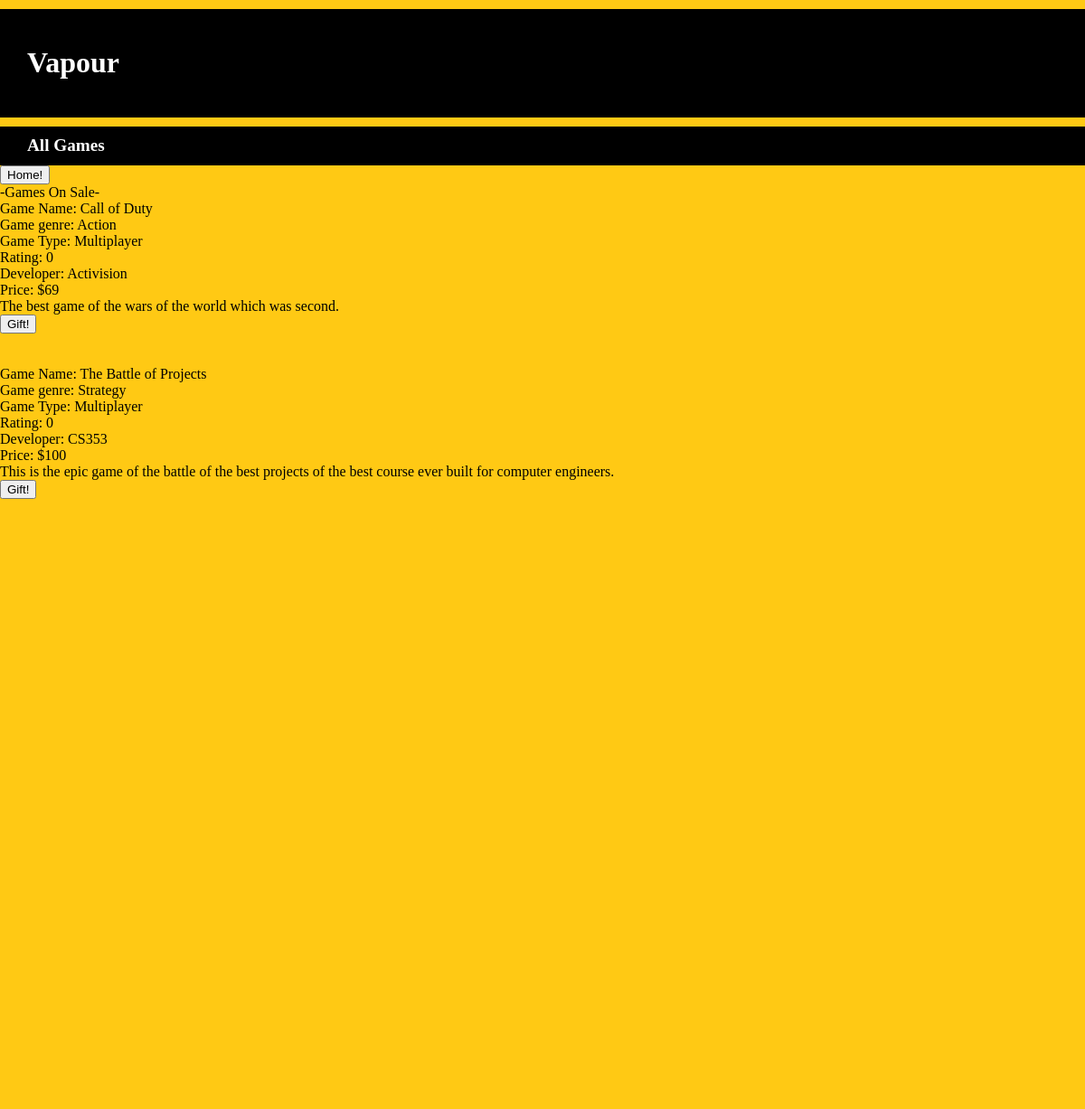
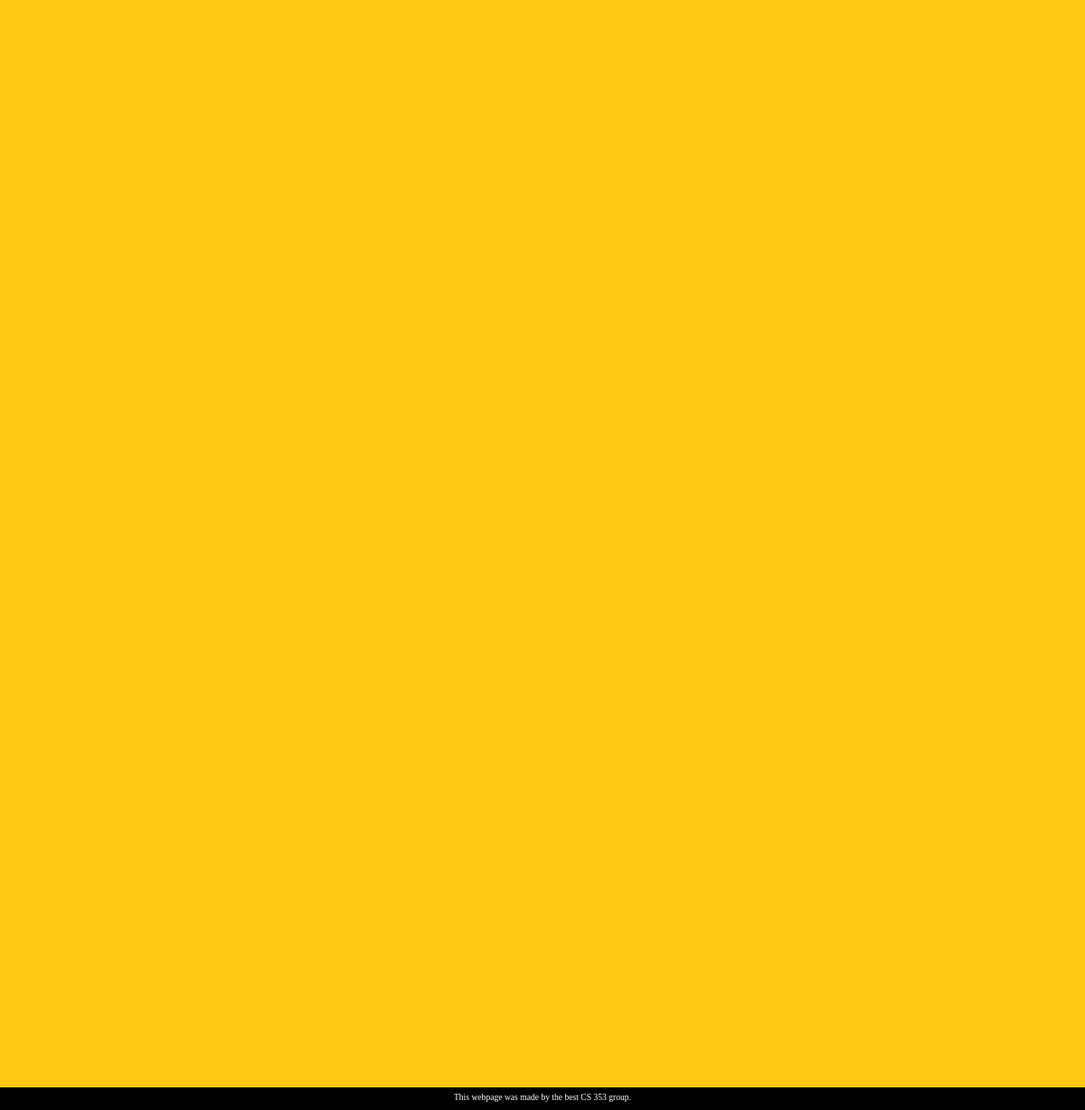
/gift.php?friendid=3, run on the app's committed database (2 pictures, top to bottom).
### tables this page shows
CREATE TABLE IF NOT EXISTS `Game` (
  `gameId` int(11) NOT NULL AUTO_INCREMENT,
  `gamename` varchar(100) NOT NULL,
  `genre` text NOT NULL,
  `type` varchar(20) NOT NULL,
  `averagerating` int(11) NOT NULL,
  `developer` varchar(100) NOT NULL,
  `price` int(11) NOT NULL,
  `description` varchar(1000) NOT NULL,
  `picture` varchar(500) NOT NULL,
  PRIMARY KEY (`gameId`)
);

### gift.php (the view, shortened to what this page needs)
<!DOCTYPE html>
<html>
    <head>
        <link rel="stylesheet" type="text/css" href="style.css">
    </head>
    <body>
        <header id="headingTitle">
            <h1>Vapour</h1>
        </header>
        <header id="headingHome">
            <h3 id="headingText">All Games</h3>
        </header>
        <div style="overflow-y: scroll; height:397px;">
        <?php $userid =$_GET['id'];?>
        <form action="home.php?edit=Y&id=<?php echo $userid;?>" method='POST'>
                                        <input type='submit' value='Home!' name='submit'>
                                    </form>
            <?php
            $userid =$_GET['id'];
            $friendid =$_GET['friendid'];
                $value = mysql_query("SELECT * FROM Game G WHERE gameId not in (SELECT gameId FROM Has WHERE userId = ".$friendid.")");
                    echo "-Games On Sale-<br>";
                    while($row = mysql_fetch_assoc($value)) {
                        $gameid  = $row['gameId'];
                        foreach($row as $key => $val){
                            if($key === 'gamename')
                                echo "Game Name: ".$val."<br>";
                            if($key === 'genre')
                                echo "Game genre: ".$val."<br>";
                            if($key === 'type')
                                echo "Game Type: ".$val."<br>";
                            if($key === 'averagerating')
                                echo "Rating: ".$val."<br>";
                            if($key === 'developer')
                                echo "Developer: ".$val."<br>";
                            if($key === 'price')
                                echo "Price: $".$val."<br>";
                            if($key === 'description')
                                echo $val."  ";
                        }
                        echo "<form action='choosePaymentgift.php?edit=Y&id=$userid&gameid=$gameid&friendid=$friendid' method='POST'>
                                        <input type='submit' value='Gift!' name='submit'>
                                    </form>";
                        echo "<br><br>";
                    }
            ?>
        </div>
        <footer> This webpage was made by the best CS 353 group. </footer>
    </body>
</html>

### style.css (style rules this page uses)
html { font-family: "Verdana", Times, Sans-serif; }
body { margin: 0; background: #FFC914; }
header { margin: 0; }
#headingTitle { background: black; color: white; margin: 0; height: 80px; margin-top: 10px; padding: 20px; padding-left: 30px; }
#headingText { display: inline-block; float: left; margin: 0; font-size: 1.2em; }
#headingHome { background: black; color: white; height: 42.5px; margin-top: 10px; line-height: 42.5px; vertical-align: middle; padding-left: 30px; }
footer { clear: both; background: black; color: white; position:absolute; bottom:0; width:100%; height:20px; font-size: 0.6em; text-align: center; padding-top: 5px; }

### data on the page
game: gamename "Call of Duty", genre "Action", type "Multiplayer", averagerating "0", developer "Activision", price "69", description "The best game of the wars of the world which was second."
game: gamename "The Battle of Projects", genre "Strategy", type "Multiplayer", averagerating "0", developer "CS353", price "100", description "This is the epic game of the battle of the best projects of the best course ever built for computer engineers."
